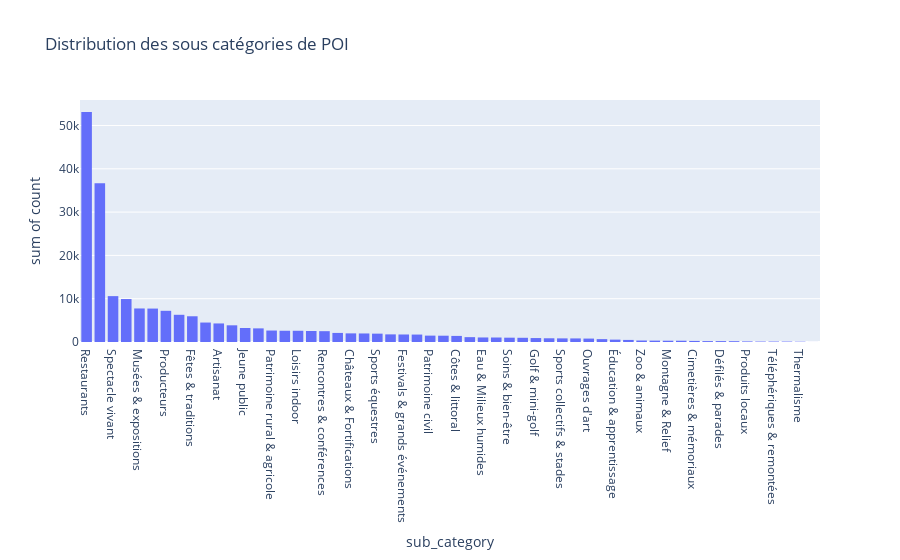

The cell this chart's notebook holds for it:
### Code cell
fig = px.histogram(df_sub_cat, x="sub_category", y="count", title="Distribution des sous catégories de POI")
fig.show()

### Figure 1 — Plotly figure (JSON) as saved in the notebook; plotly's stock layout.template omitted (floating-point values rounded to 4 significant figures)
{"data": [{"bingroup": "x", "histfunc": "sum", "hovertemplate": "sub_category=%{x}<br>sum of count=%{y}<extra></extra>", "legendgroup": "", "marker": {"color": "#636efa", "pattern": {"shape": ""}}, "name": "", "orientation": "v", "showlegend": false, "type": "histogram", "x": ["Restaurants", "Commerces", "Spectacle vivant", "Religieux", "Musées & expositions", "Concerts & musique", "Producteurs", "Marchés", "Fêtes & traditions", "Aire de pique-nique", "Artisanat", "Bibliothèques & médiation", "Jeune public", "Vins & spiritueux", "Patrimoine rural & agricole", "Sports outdoor", "Loisirs indoor", "Restauration rapide", "Rencontres & conférences", "Cinéma & audiovisuel", "Châteaux & Fortifications", "Bars & cafés", "Sports équestres", "Aires & jeux", "Festivals & grands événements", "Sports nautiques", "Patrimoine civil", "Foires & salons", "Côtes & littoral", "Antiquités & brocante", "Eau & Milieux humides", "Sports de balle & raquette", "Soins & bien-être", "Paysages remarquables", "Golf & mini-golf", "Parcs & loisirs", "Sports collectifs & stades", "Antiquité & Vestiges", "Ouvrages d'art", "Forêts & milieux naturels", "Éducation & apprentissage", "Sports d'hiver", "Zoo & animaux", "Thalasso & balnéo", "Montagne & Relief", "Sports mécaniques", "Cimetières & mémoriaux", "Trains & bus touristiques", "Défilés & parades", "Géologie & curiosités", "Produits locaux", "Eau vive & cascades", "Téléphériques & remontées", "Aventure & accrobranche", "Thermalisme", "Glace & haute montagne"], "xaxis": "x", "y": [53093, 36684, 10593, 9922, 7744, 7721, 7204, 6284, 5942, 4493, 4285, 3854, 3238, 3147, 2649, 2595, 2593, 2537, 2499, 2096, 1993, 1969, 1928, 1759, 1734, 1719, 1474, 1455, 1406, 1121, 1047, 1040, 997, 972, 911, 859, 837, 826, 792, 665, 550, 480, 343, 319, 299, 295, 247, 208, 206, 190, 138, 108, 108, 103, 72, 9], "yaxis": "y"}], "layout": {"barmode": "relative", "legend": {"tracegroupgap": 0}, "title": {"text": "Distribution des sous catégories de POI"}, "xaxis": {"anchor": "y", "domain": [0, 1], "title": {"text": "sub_category"}}, "yaxis": {"anchor": "x", "domain": [0, 1], "title": {"text": "sum of count"}}}}
